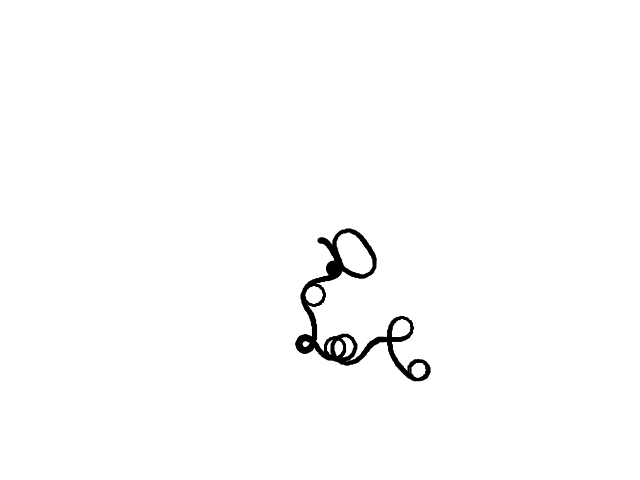
Frame 1 (no input)
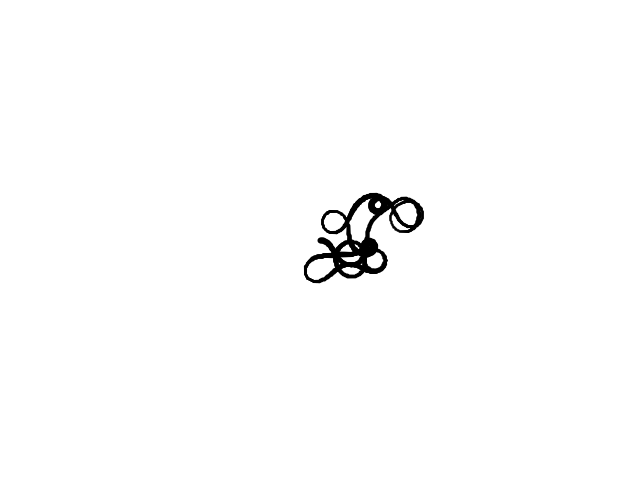
Frame 60 (the mouse pressed at the canvas centre just before this capture)
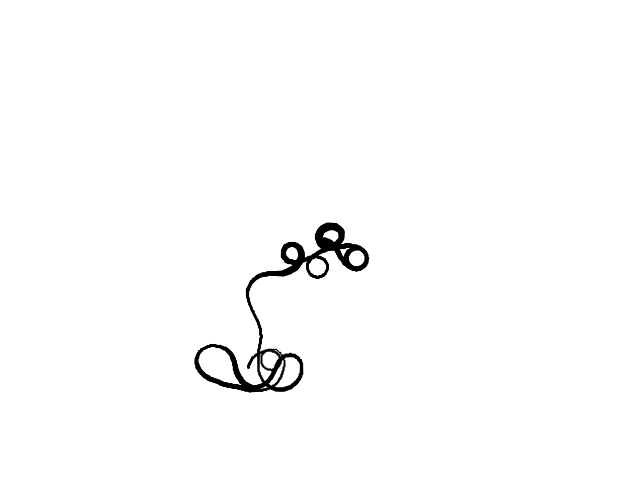
Frame 120 (the mouse held since frame 60 and released just before this capture)

The Processing sketch that drew these frames (run headless with seeded random() and noise(); from frame 60 on, the mouse is pressed at the canvas centre):

// Processing sketch: processing_101605
// ── processing_101605.pde

// Animated "loopy" random walk
// written by Jakob Thomsen

float time;
float time_step;
float time_scale;
float way_scale;

class Pen
{
  float x;
  float y;
  float phi;
  
  Pen(float _x, float _y, float _phi)
  {
    x = _x;
    y = _y;
    phi = _phi;
  }

  void step(float phi_step, float distance)
  {
    phi = phi + phi_step;
    x = x + cos(phi) * distance;
    y = y + sin(phi) * distance;
  }
  
  void display(float size)
  {
    strokeWeight(size);
    point(x, y);
  }
}

Pen [] Pens = new Pen[1];

void setup()
{
  size(640, 480);
  background(255, 255, 255);
  time = 0;
  time_step = 1.0 / 25.0;
  time_scale = 0.1;
  way_scale = 10.0;
}

void draw()
{
  background(255);
  if(time_step == 0)
  {
    time = millis() / 1000.0;
  }
  else
  {
    time += time_step;
  }

  for(int i = 0; i < Pens.length; i++)
  {
    Pens[i] = new Pen(width / 2, height / 2, 0);
  }
  
  int n = 1000;
  for(int j = 0; j < n; j++)
  {
    float t = float(j) / float(n);

    for(int i = 0; i < Pens.length; i++)
    {
      float s = float(i) / float(Pens.length);
      // P.step(1.0 * PI / 180.0, 1.0); // Kreis
      // P.step(random(-0.1, 0.1) * 2.0 * PI, 1.0);
      // P.step(0.01 * noise(time) * 2.0 * PI, 1.0);
      // P.step((2.0 * noise(time) - 1.0) * 2.0 * PI, 1.0);
      // Pens[i].step(noise(way_scale * t, s, time * time_scale) * 0.125 * (2.0 * noise(way_scale * t, s, time * time_scale) - 1.0) * 2.0 * PI, 1.0);
      Pens[i].step(exp(t * 0.1) * noise(way_scale * t, s, time * time_scale) * 0.125 * (2.0 * noise(way_scale * t, s, time * time_scale) - 1.0) * 2.0 * PI, 1.0);
      Pens[i].display(10.0 * noise(way_scale * t, s, time * time_scale * 0));
      // Pens[i].display(10.0 * noise(way_scale * t, s));
    }
  }
}
